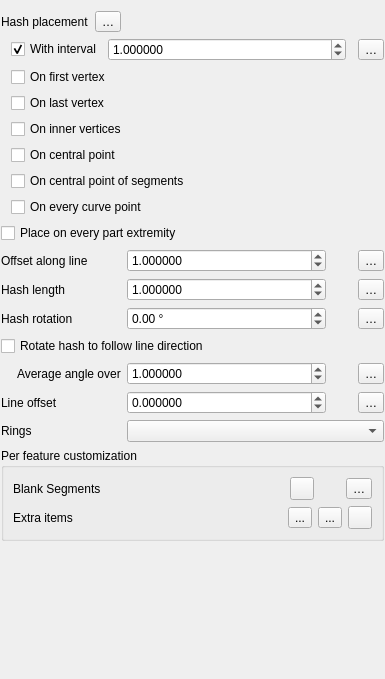
<?xml version="1.0" encoding="UTF-8"?>
<ui version="4.0">
 <class>WidgetTemplatedLine</class>
 <widget class="QWidget" name="WidgetTemplatedLine">
  <property name="geometry">
   <rect>
    <x>0</x>
    <y>0</y>
    <width>385</width>
    <height>679</height>
   </rect>
  </property>
  <property name="windowTitle">
   <string notr="true">Form</string>
  </property>
  <layout class="QGridLayout" name="gridLayout_2">
   <property name="leftMargin">
    <number>1</number>
   </property>
   <property name="rightMargin">
    <number>1</number>
   </property>
   <property name="bottomMargin">
    <number>1</number>
   </property>
   <item row="3" column="0" colspan="3">
    <widget class="QgsCollapsibleGroupBox" name="mBlankSegmentsGrpBox">
     <property name="title">
      <string>Per feature customization</string>
     </property>
     <property name="collapsed" stdset="0">
      <bool>true</bool>
     </property>
     <layout class="QVBoxLayout" name="verticalLayout">
      <item>
       <layout class="QHBoxLayout" name="horizontalLayout_9">
        <item>
         <widget class="QLabel" name="label_2">
          <property name="text">
           <string>Blank Segments</string>
          </property>
         </widget>
        </item>
        <item>
         <spacer name="horizontalSpacer_4">
          <property name="orientation">
           <enum>Qt::Orientation::Horizontal</enum>
          </property>
          <property name="sizeHint" stdset="0">
           <size>
            <width>40</width>
            <height>20</height>
           </size>
          </property>
         </spacer>
        </item>
        <item>
         <widget class="QToolButton" name="mEditBlankSegmentsBtn">
          <property name="text">
           <string/>
          </property>
          <property name="icon">
           <iconset resource="../../../images/images.qrc">
            <normaloff>:/images/themes/default/mActionShowAllLayers.svg</normaloff>:/images/themes/default/mActionShowAllLayers.svg</iconset>
          </property>
          <property name="checkable">
           <bool>true</bool>
          </property>
         </widget>
        </item>
        <item>
         <widget class="QgsUnitSelectionWidget" name="mBlankSegmentsUnitWidget" native="true">
          <property name="minimumSize">
           <size>
            <width>20</width>
            <height>0</height>
           </size>
          </property>
          <property name="focusPolicy">
           <enum>Qt::FocusPolicy::TabFocus</enum>
          </property>
         </widget>
        </item>
        <item>
         <widget class="QgsPropertyOverrideButton" name="mBlankSegmentsDDButton">
          <property name="text">
           <string>…</string>
          </property>
         </widget>
        </item>
       </layout>
      </item>
      <item>
       <layout class="QHBoxLayout" name="horizontalLayout">
        <item>
         <widget class="QLabel" name="lblExtraItems">
          <property name="text">
           <string>Extra items</string>
          </property>
         </widget>
        </item>
        <item>
         <spacer name="horizontalSpacer_5">
          <property name="orientation">
           <enum>Qt::Orientation::Horizontal</enum>
          </property>
          <property name="sizeHint" stdset="0">
           <size>
            <width>40</width>
            <height>20</height>
           </size>
          </property>
         </spacer>
        </item>
        <item>
         <widget class="QToolButton" name="mAddExtraItemBtn">
          <property name="text">
           <string>...</string>
          </property>
          <property name="icon">
           <iconset resource="../../../images/images.qrc">
            <normaloff>:/images/themes/default/mActionAdd.svg</normaloff>:/images/themes/default/mActionAdd.svg</iconset>
          </property>
          <property name="checkable">
           <bool>true</bool>
          </property>
         </widget>
        </item>
        <item>
         <widget class="QToolButton" name="mModifyExtraItemBtn">
          <property name="text">
           <string>...</string>
          </property>
          <property name="icon">
           <iconset resource="../../../images/images.qrc">
            <normaloff>:/images/themes/default/mActionSelect.svg</normaloff>:/images/themes/default/mActionSelect.svg</iconset>
          </property>
          <property name="checkable">
           <bool>true</bool>
          </property>
         </widget>
        </item>
        <item>
         <widget class="QgsPropertyOverrideButton" name="mExtraItemsDDBtn"/>
        </item>
       </layout>
      </item>
     </layout>
    </widget>
   </item>
   <item row="0" column="1">
    <widget class="QgsPropertyOverrideButton" name="mPlacementDDBtn">
     <property name="text">
      <string>…</string>
     </property>
    </widget>
   </item>
   <item row="0" column="0">
    <widget class="QLabel" name="mPlacementLabel">
     <property name="text">
      <string>Hash placement</string>
     </property>
    </widget>
   </item>
   <item row="0" column="2">
    <spacer name="horizontalSpacer">
     <property name="orientation">
      <enum>Qt::Orientation::Horizontal</enum>
     </property>
     <property name="sizeHint" stdset="0">
      <size>
       <width>40</width>
       <height>20</height>
      </size>
     </property>
    </spacer>
   </item>
   <item row="4" column="0">
    <spacer name="verticalSpacer">
     <property name="orientation">
      <enum>Qt::Orientation::Vertical</enum>
     </property>
     <property name="sizeHint" stdset="0">
      <size>
       <width>20</width>
       <height>40</height>
      </size>
     </property>
    </spacer>
   </item>
   <item row="2" column="0" colspan="3">
    <layout class="QGridLayout" name="gridLayout">
     <property name="topMargin">
      <number>0</number>
     </property>
     <item row="3" column="4">
      <widget class="QgsPropertyOverrideButton" name="mHashRotationDDBtn">
       <property name="text">
        <string>…</string>
       </property>
      </widget>
     </item>
     <item row="6" column="3">
      <widget class="QgsUnitSelectionWidget" name="mOffsetUnitWidget" native="true">
       <property name="minimumSize">
        <size>
         <width>20</width>
         <height>0</height>
        </size>
       </property>
       <property name="focusPolicy">
        <enum>Qt::FocusPolicy::TabFocus</enum>
       </property>
      </widget>
     </item>
     <item row="7" column="2" colspan="3">
      <widget class="QComboBox" name="mRingFilterComboBox"/>
     </item>
     <item row="4" column="0" colspan="5">
      <widget class="QCheckBox" name="chkRotateMarker">
       <property name="text">
        <string>Rotate hash to follow line direction</string>
       </property>
      </widget>
     </item>
     <item row="5" column="1">
      <widget class="QLabel" name="label_6">
       <property name="text">
        <string>Average angle over</string>
       </property>
      </widget>
     </item>
     <item row="2" column="2">
      <widget class="QgsDoubleSpinBox" name="mSpinHashLength">
       <property name="sizePolicy">
        <sizepolicy hsizetype="Minimum" vsizetype="Fixed">
         <horstretch>1</horstretch>
         <verstretch>0</verstretch>
        </sizepolicy>
       </property>
       <property name="decimals">
        <number>6</number>
       </property>
       <property name="maximum">
        <double>10000000.000000000000000</double>
       </property>
       <property name="singleStep">
        <double>0.200000000000000</double>
       </property>
       <property name="value">
        <double>1.000000000000000</double>
       </property>
      </widget>
     </item>
     <item row="2" column="0" colspan="2">
      <widget class="QLabel" name="mHashLengthLabel">
       <property name="text">
        <string>Hash length</string>
       </property>
      </widget>
     </item>
     <item row="5" column="2">
      <widget class="QgsDoubleSpinBox" name="mSpinAverageAngleLength">
       <property name="sizePolicy">
        <sizepolicy hsizetype="Minimum" vsizetype="Fixed">
         <horstretch>1</horstretch>
         <verstretch>0</verstretch>
        </sizepolicy>
       </property>
       <property name="decimals">
        <number>6</number>
       </property>
       <property name="maximum">
        <double>10000000.000000000000000</double>
       </property>
       <property name="singleStep">
        <double>0.200000000000000</double>
       </property>
       <property name="value">
        <double>1.000000000000000</double>
       </property>
      </widget>
     </item>
     <item row="5" column="0">
      <spacer name="horizontalSpacer_3">
       <property name="orientation">
        <enum>Qt::Orientation::Horizontal</enum>
       </property>
       <property name="sizeType">
        <enum>QSizePolicy::Policy::Fixed</enum>
       </property>
       <property name="sizeHint" stdset="0">
        <size>
         <width>10</width>
         <height>20</height>
        </size>
       </property>
      </spacer>
     </item>
     <item row="5" column="4">
      <widget class="QgsPropertyOverrideButton" name="mAverageAngleDDBtn">
       <property name="text">
        <string>…</string>
       </property>
      </widget>
     </item>
     <item row="2" column="3">
      <widget class="QgsUnitSelectionWidget" name="mHashLengthUnitWidget" native="true">
       <property name="minimumSize">
        <size>
         <width>20</width>
         <height>0</height>
        </size>
       </property>
       <property name="focusPolicy">
        <enum>Qt::FocusPolicy::TabFocus</enum>
       </property>
      </widget>
     </item>
     <item row="1" column="4">
      <widget class="QgsPropertyOverrideButton" name="mOffsetAlongLineDDBtn">
       <property name="text">
        <string>…</string>
       </property>
      </widget>
     </item>
     <item row="0" column="0" colspan="5">
      <widget class="QCheckBox" name="mCheckPlaceOnEveryPart">
       <property name="toolTip">
        <string>If checked, the &quot;first vertex&quot; or &quot;last vertex&quot; placements will also render at the first and last vertex for every part of multipart geometries</string>
       </property>
       <property name="text">
        <string>Place on every part extremity</string>
       </property>
      </widget>
     </item>
     <item row="7" column="0" colspan="2">
      <widget class="QLabel" name="mRingsLabel">
       <property name="text">
        <string>Rings</string>
       </property>
      </widget>
     </item>
     <item row="6" column="2">
      <widget class="QgsDoubleSpinBox" name="spinOffset">
       <property name="sizePolicy">
        <sizepolicy hsizetype="Minimum" vsizetype="Fixed">
         <horstretch>1</horstretch>
         <verstretch>0</verstretch>
        </sizepolicy>
       </property>
       <property name="decimals">
        <number>6</number>
       </property>
       <property name="minimum">
        <double>-999999999.000000000000000</double>
       </property>
       <property name="maximum">
        <double>999999999.000000000000000</double>
       </property>
       <property name="singleStep">
        <double>0.200000000000000</double>
       </property>
      </widget>
     </item>
     <item row="3" column="2">
      <widget class="QgsDoubleSpinBox" name="mHashRotationSpinBox">
       <property name="sizePolicy">
        <sizepolicy hsizetype="Minimum" vsizetype="Fixed">
         <horstretch>1</horstretch>
         <verstretch>0</verstretch>
        </sizepolicy>
       </property>
       <property name="wrapping">
        <bool>true</bool>
       </property>
       <property name="suffix">
        <string> °</string>
       </property>
       <property name="decimals">
        <number>2</number>
       </property>
       <property name="minimum">
        <double>-360.000000000000000</double>
       </property>
       <property name="maximum">
        <double>360.000000000000000</double>
       </property>
       <property name="singleStep">
        <double>0.500000000000000</double>
       </property>
      </widget>
     </item>
     <item row="6" column="4">
      <widget class="QgsPropertyOverrideButton" name="mLineOffsetDDBtn">
       <property name="text">
        <string>…</string>
       </property>
      </widget>
     </item>
     <item row="1" column="3">
      <widget class="QgsUnitSelectionWidget" name="mOffsetAlongLineUnitWidget" native="true">
       <property name="minimumSize">
        <size>
         <width>0</width>
         <height>0</height>
        </size>
       </property>
       <property name="focusPolicy">
        <enum>Qt::FocusPolicy::TabFocus</enum>
       </property>
      </widget>
     </item>
     <item row="1" column="2">
      <widget class="QgsDoubleSpinBox" name="mSpinOffsetAlongLine">
       <property name="sizePolicy">
        <sizepolicy hsizetype="Minimum" vsizetype="Fixed">
         <horstretch>1</horstretch>
         <verstretch>0</verstretch>
        </sizepolicy>
       </property>
       <property name="decimals">
        <number>6</number>
       </property>
       <property name="minimum">
        <double>-10000000.000000000000000</double>
       </property>
       <property name="maximum">
        <double>10000000.000000000000000</double>
       </property>
       <property name="singleStep">
        <double>0.200000000000000</double>
       </property>
       <property name="value">
        <double>1.000000000000000</double>
       </property>
      </widget>
     </item>
     <item row="6" column="0" colspan="2">
      <widget class="QLabel" name="label_3">
       <property name="text">
        <string>Line offset</string>
       </property>
      </widget>
     </item>
     <item row="3" column="0" colspan="2">
      <widget class="QLabel" name="mHashRotationLabel">
       <property name="text">
        <string>Hash rotation</string>
       </property>
      </widget>
     </item>
     <item row="1" column="0" colspan="2">
      <widget class="QLabel" name="label">
       <property name="text">
        <string>Offset along line</string>
       </property>
      </widget>
     </item>
     <item row="5" column="3">
      <widget class="QgsUnitSelectionWidget" name="mAverageAngleUnit" native="true">
       <property name="minimumSize">
        <size>
         <width>20</width>
         <height>0</height>
        </size>
       </property>
       <property name="focusPolicy">
        <enum>Qt::FocusPolicy::TabFocus</enum>
       </property>
      </widget>
     </item>
     <item row="2" column="4">
      <widget class="QgsPropertyOverrideButton" name="mHashLengthDDBtn">
       <property name="text">
        <string>…</string>
       </property>
      </widget>
     </item>
    </layout>
   </item>
   <item row="1" column="0" colspan="3">
    <layout class="QGridLayout" name="gridLayout_3">
     <property name="leftMargin">
      <number>0</number>
     </property>
     <property name="topMargin">
      <number>0</number>
     </property>
     <property name="bottomMargin">
      <number>0</number>
     </property>
     <item row="0" column="1">
      <layout class="QHBoxLayout" name="horizontalLayout_4">
       <item>
        <widget class="QCheckBox" name="mCheckInterval">
         <property name="text">
          <string>With interval</string>
         </property>
         <property name="checked">
          <bool>true</bool>
         </property>
        </widget>
       </item>
       <item>
        <widget class="QgsDoubleSpinBox" name="spinInterval">
         <property name="sizePolicy">
          <sizepolicy hsizetype="Minimum" vsizetype="Fixed">
           <horstretch>1</horstretch>
           <verstretch>0</verstretch>
          </sizepolicy>
         </property>
         <property name="decimals">
          <number>6</number>
         </property>
         <property name="maximum">
          <double>10000000.000000000000000</double>
         </property>
         <property name="singleStep">
          <double>0.200000000000000</double>
         </property>
         <property name="value">
          <double>1.000000000000000</double>
         </property>
         <property name="showClearButton" stdset="0">
          <bool>false</bool>
         </property>
        </widget>
       </item>
       <item>
        <widget class="QgsUnitSelectionWidget" name="mIntervalUnitWidget" native="true">
         <property name="minimumSize">
          <size>
           <width>0</width>
           <height>0</height>
          </size>
         </property>
         <property name="focusPolicy">
          <enum>Qt::FocusPolicy::TabFocus</enum>
         </property>
        </widget>
       </item>
      </layout>
     </item>
     <item row="3" column="0">
      <spacer name="horizontalSpacer_2">
       <property name="orientation">
        <enum>Qt::Orientation::Horizontal</enum>
       </property>
       <property name="sizeType">
        <enum>QSizePolicy::Policy::Fixed</enum>
       </property>
       <property name="sizeHint" stdset="0">
        <size>
         <width>10</width>
         <height>20</height>
        </size>
       </property>
      </spacer>
     </item>
     <item row="0" column="2">
      <widget class="QgsPropertyOverrideButton" name="mIntervalDDBtn">
       <property name="text">
        <string>…</string>
       </property>
      </widget>
     </item>
     <item row="3" column="1">
      <widget class="QCheckBox" name="mCheckVertex">
       <property name="toolTip">
        <string>Shows symbols on inner vertices, i.e. all vertices except the first or last</string>
       </property>
       <property name="text">
        <string>On inner vertices</string>
       </property>
      </widget>
     </item>
     <item row="2" column="1">
      <widget class="QCheckBox" name="mCheckVertexLast">
       <property name="text">
        <string>On last vertex</string>
       </property>
      </widget>
     </item>
     <item row="1" column="1">
      <widget class="QCheckBox" name="mCheckVertexFirst">
       <property name="text">
        <string>On first vertex</string>
       </property>
      </widget>
     </item>
     <item row="4" column="1">
      <widget class="QCheckBox" name="mCheckCentralPoint">
       <property name="text">
        <string>On central point</string>
       </property>
      </widget>
     </item>
     <item row="5" column="1">
      <widget class="QCheckBox" name="mCheckSegmentCentralPoint">
       <property name="text">
        <string>On central point of segments</string>
       </property>
      </widget>
     </item>
     <item row="6" column="1">
      <widget class="QCheckBox" name="mCheckCurvePoint">
       <property name="text">
        <string>On every curve point</string>
       </property>
      </widget>
     </item>
    </layout>
   </item>
  </layout>
  <action name="mEditBlankSegmentsAction">
   <property name="checkable">
    <bool>true</bool>
   </property>
   <property name="icon">
    <iconset resource="../../../images/images.qrc">
     <normaloff>:/images/themes/default/mActionShowAllLayers.svg</normaloff>:/images/themes/default/mActionShowAllLayers.svg</iconset>
   </property>
   <property name="text">
    <string>Edit blank segments</string>
   </property>
   <property name="menuRole">
    <enum>QAction::MenuRole::NoRole</enum>
   </property>
  </action>
  <action name="mAddExtraItemAction">
   <property name="checkable">
    <bool>true</bool>
   </property>
   <property name="icon">
    <iconset resource="../../../images/images.qrc">
     <normaloff>:/images/themes/default/mActionAdd.svg</normaloff>:/images/themes/default/mActionAdd.svg</iconset>
   </property>
   <property name="text">
    <string>Add an extra item</string>
   </property>
   <property name="menuRole">
    <enum>QAction::MenuRole::NoRole</enum>
   </property>
  </action>
  <action name="mModifyExtraItemAction">
   <property name="checkable">
    <bool>true</bool>
   </property>
   <property name="icon">
    <iconset resource="../../../images/images.qrc">
     <normaloff>:/images/themes/default/mActionSelect.svg</normaloff>:/images/themes/default/mActionSelect.svg</iconset>
   </property>
   <property name="text">
    <string>Select and modify (move, rotate, delete) extra items</string>
   </property>
   <property name="menuRole">
    <enum>QAction::MenuRole::NoRole</enum>
   </property>
  </action>
 </widget>
 <customwidgets>
  <customwidget>
   <class>QgsCollapsibleGroupBox</class>
   <extends>QGroupBox</extends>
   <header>qgscollapsiblegroupbox.h</header>
   <container>1</container>
  </customwidget>
  <customwidget>
   <class>QgsDoubleSpinBox</class>
   <extends>QDoubleSpinBox</extends>
   <header>qgsdoublespinbox.h</header>
  </customwidget>
  <customwidget>
   <class>QgsPropertyOverrideButton</class>
   <extends>QToolButton</extends>
   <header>qgspropertyoverridebutton.h</header>
  </customwidget>
  <customwidget>
   <class>QgsUnitSelectionWidget</class>
   <extends>QWidget</extends>
   <header>qgsunitselectionwidget.h</header>
   <container>1</container>
  </customwidget>
 </customwidgets>
 <tabstops>
  <tabstop>mPlacementDDBtn</tabstop>
  <tabstop>mCheckInterval</tabstop>
  <tabstop>spinInterval</tabstop>
  <tabstop>mIntervalUnitWidget</tabstop>
  <tabstop>mIntervalDDBtn</tabstop>
  <tabstop>mCheckVertex</tabstop>
  <tabstop>mCheckVertexLast</tabstop>
  <tabstop>mCheckVertexFirst</tabstop>
  <tabstop>mCheckCentralPoint</tabstop>
  <tabstop>mCheckSegmentCentralPoint</tabstop>
  <tabstop>mCheckCurvePoint</tabstop>
  <tabstop>mCheckPlaceOnEveryPart</tabstop>
  <tabstop>mSpinOffsetAlongLine</tabstop>
  <tabstop>mOffsetAlongLineUnitWidget</tabstop>
  <tabstop>mOffsetAlongLineDDBtn</tabstop>
  <tabstop>mSpinHashLength</tabstop>
  <tabstop>mHashLengthUnitWidget</tabstop>
  <tabstop>mHashLengthDDBtn</tabstop>
  <tabstop>mHashRotationSpinBox</tabstop>
  <tabstop>mHashRotationDDBtn</tabstop>
  <tabstop>chkRotateMarker</tabstop>
  <tabstop>mSpinAverageAngleLength</tabstop>
  <tabstop>mAverageAngleUnit</tabstop>
  <tabstop>mAverageAngleDDBtn</tabstop>
  <tabstop>spinOffset</tabstop>
  <tabstop>mOffsetUnitWidget</tabstop>
  <tabstop>mLineOffsetDDBtn</tabstop>
  <tabstop>mRingFilterComboBox</tabstop>
 </tabstops>
 <resources>
  <include location="../../../images/images.qrc"/>
 </resources>
 <connections/>
</ui>
